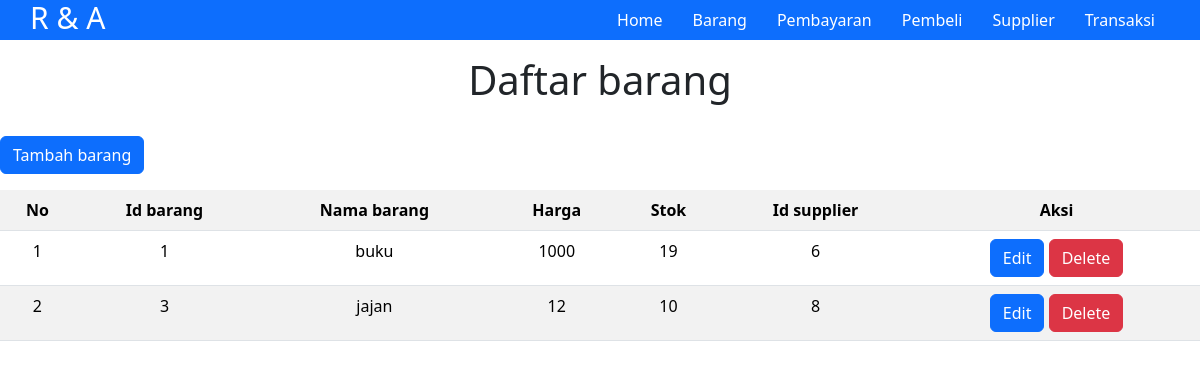
The page /data_barang.php on the database its author committed.
### tables this page shows
CREATE TABLE `barang` (
  `id_barang` int(11) NOT NULL,
  `nama_barang` varchar(20) NOT NULL,
  `harga` int(11) NOT NULL,
  `stok` int(11) NOT NULL,
  `id_supplier` int(11) NOT NULL
);

### function.php (called while the page is built, shortened)
<?php
function koneksi(){
    $conn = mysqli_connect("localhost", "root", "", "penjualan");
    return $conn;
}
function query($sql){
    $conn = koneksi();
    $result = mysqli_query($conn, $sql);
    $rows = [];
    while($row = mysqli_fetch_assoc($result)){
        $rows[] = $row;
    }
    return $rows;
}
?>

### data_barang.php (the view, shortened to what this page needs)
<?php
require "function.php";
$barang = query("SELECT * FROM barang");
?>
<!DOCTYPE html>
<html lang="en">
<head>
    <link href="https://cdn.jsdelivr.net/npm/bootstrap@5.3.2/dist/css/bootstrap.min.css" rel="stylesheet">
</head>
<body>
<nav class="bg-primary">
        <h4>R & A</h4>
        <ul>
            <a href="index.php">
                <li>Home</li>
            </a>
            <a href="data_barang.php">
                <li>Barang</li>
            </a>
            <a href="pembayaran.php">
                <li>Pembayaran</li>
            </a>
            <a href="pembeli.php">
                <li>Pembeli</li>
            </a>
            <a href="supplier.php">
                <li>Supplier</li>
            </a>
            <a href="transaksi.php">
                <li>Transaksi</li>
            </a>
        </ul>
    </nav>
    <h1  class="my-3" style="text-align: center;">Daftar barang</h1>
    <a href="tambah_barang.php">
        <button class="btn btn-primary my-3"> Tambah barang
        </button></a>
    <table class="table table-striped table-hover">
        <tr>
            <th>No</th>
            <th>Id barang</th>
            <th>Nama barang</th>
            <th>Harga</th>
            <th>Stok</th>
            <th>Id supplier</th>
            <th>Aksi</th>
        </tr>
        <?php $i = 1;
        ?>
        <?php foreach ($barang as $brg) { ?>
            <tr>
                <td><?= $i; ?></td>
                <td><?= $brg["id_barang"]; ?></td>
                <td><?= $brg["nama_barang"]; ?></td>
                <td><?= $brg["harga"]; ?></td>
                <td><?= $brg["stok"]; ?></td>
                <td><?= $brg["id_supplier"]; ?></td>
                <td>
                    <a href="ubah-data.php?id=<?=$brg["id_barang"]; ?>">
                        <button class="btn btn-primary">
                            Edit
                        </button>
                    </a>
                    <a href="hapus_barang.php?id=<?= $brg["id_barang"]; ?>">
                        <button class="btn btn-danger">
                            Delete
                        </button>
                    </a>
                </td>
            </tr>
        <?php
            $i++;
        } ?>
    </table>
</body>
</html>

### data_barang.php (style rules this page uses)
table { text-align: center; }
nav { width: 100%; height: 40px; display: flex; justify-content: space-between; padding: 0px 30px; }
ul { display: flex; height: 100%; align-items: center; }
li { list-style-type: none; margin: 0px 15px; }
a { text-decoration: none; color: white; }
h4 { color: white; font-size: 30px; }

### rows shown on the page
barang: id_barang "1", nama_barang "buku", harga "1000", stok "19", id_supplier "6"
barang: id_barang "3", nama_barang "jajan", harga "12", stok "10", id_supplier "8"
